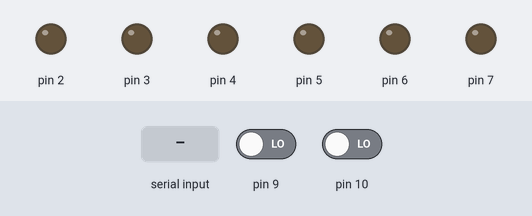
Bench run of a sketch on a simulated Arduino Uno, built with avr-gcc and run on an emulated ATmega328P. Shown: output pins drawn as LEDs (lit = HIGH). Inputs (shaded band) come from the test bench; at power-on: pin 9 LOW, pin 10 LOW. What the sketch prints to the serial monitor is not drawn.

Above: at 1.2 s.
1.3 s: pin 9 driven HIGH
At 2.4 s:
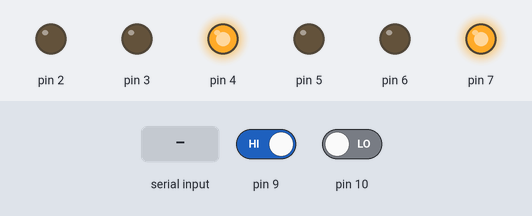
2.8 s: pin 10 driven HIGH
At 3.5 s:
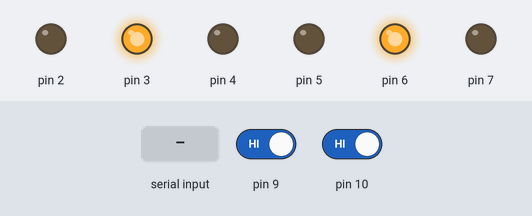
4.3 s: "90,45\n" received over Serial
At 5.6 s:
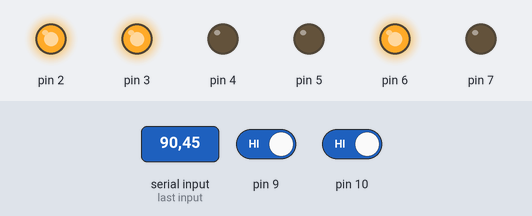
6.8 s: "1\n" received over Serial
At 8.6 s:
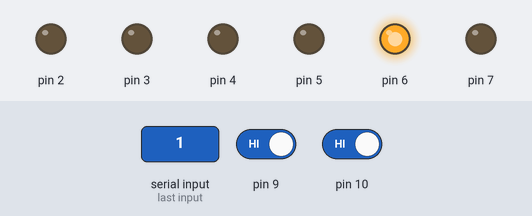
9.3 s: pin 9 driven LOW
At 9.7 s:
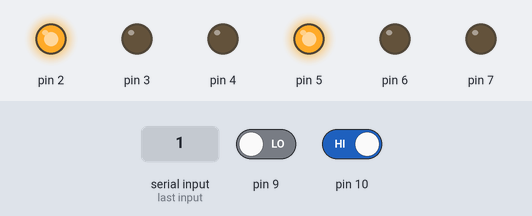
10.8 s: "30,150\n" received over Serial
At 13.0 s:
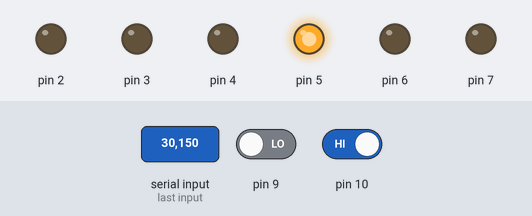
Timing chart, 0 to 14.3 s (numbered marks = the images above; inputs shaded):
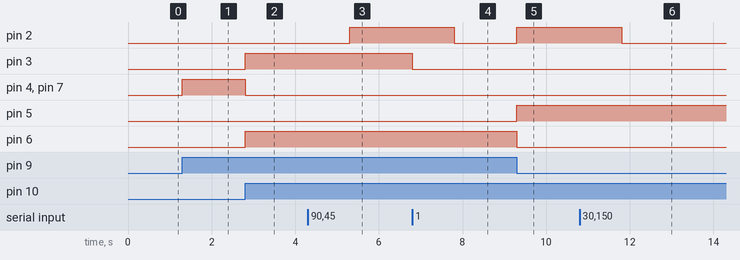

Measured:
- after the input at 1.3 s, pin 4, pin 7: LOW → HIGH at once
- after the input at 2.8 s, pin 3, pin 6: LOW → HIGH at once; pin 4, pin 7: HIGH → LOW at once
- after the input at 4.3 s, pin 2: LOW → HIGH after 1.0 s
- after the input at 6.8 s, pin 2: HIGH → LOW after 1.0 s; pin 3: HIGH → LOW at once
- after the input at 9.3 s, pin 2, pin 5: LOW → HIGH at once; pin 6: HIGH → LOW at once
- after the input at 10.8 s, pin 2: HIGH → LOW after 1.0 s

The sketch:

Home_Automation.ino
```cpp
#include<LiquidCrystal.h>

LiquidCrystal lcd(A0,A1,A2,A3,A4,A5);

void setup() {
  // put your setup code here, to run once:
Serial.begin(9600);

for(int i = 2;i<=7;i++){
  pinMode(i,OUTPUT);
}
pinMode(9,INPUT);
pinMode(10,INPUT);
pinMode(2,OUTPUT);
pinMode(3,OUTPUT);
pinMode(4,OUTPUT);
pinMode(5,OUTPUT);
pinMode(6,OUTPUT);
pinMode(7,OUTPUT);

digitalWrite(7, LOW);
digitalWrite(6, LOW);
digitalWrite(5, LOW);
}

int i,state = 0;
int high9 = 0,high10 = 0;
void loop() {
  // put your main code here, to run repeatedly:
 if(Serial.available()>0){

  i  = Serial.parseInt();

  changeState(i);
 }
 if(digitalRead(9)==1 && high9 ==0){
  Serial.print(91);
  high9 = 1;
  digitalWrite(4, HIGH);
  digitalWrite(3, LOW);
  digitalWrite(2, LOW);
  digitalWrite(7, HIGH);
  digitalWrite(6, LOW);
  digitalWrite(5, LOW);
 }
 else if(digitalRead(9)==0 && high9 == 1){
  Serial.print(90);
  high9 = 0;
  digitalWrite(4, LOW);
  digitalWrite(3, LOW);
  digitalWrite(2, HIGH);
  digitalWrite(7, LOW);
  digitalWrite(6, LOW);
  digitalWrite(5, HIGH);
 }
 else if(digitalRead(10)==1 && high10 ==0){
  Serial.print(101);
  high10 = 1;
  digitalWrite(4, LOW);
  digitalWrite(3, HIGH);
  digitalWrite(2, LOW);
  digitalWrite(7, LOW);
  digitalWrite(6, HIGH);
  digitalWrite(5, LOW);
 }
 else if(digitalRead(10)==0 && high10 == 1){
  Serial.print(100);
  high10 = 0;
  digitalWrite(4, LOW);
  digitalWrite(3, LOW);
  digitalWrite(2, HIGH);
  digitalWrite(7, LOW);
  digitalWrite(6, LOW);
  digitalWrite(5, HIGH);
 }
}
void changeState(int i){
  state = digitalRead(i+2);
    digitalWrite(i+2,!state);
    Serial.print(12);
}
```
